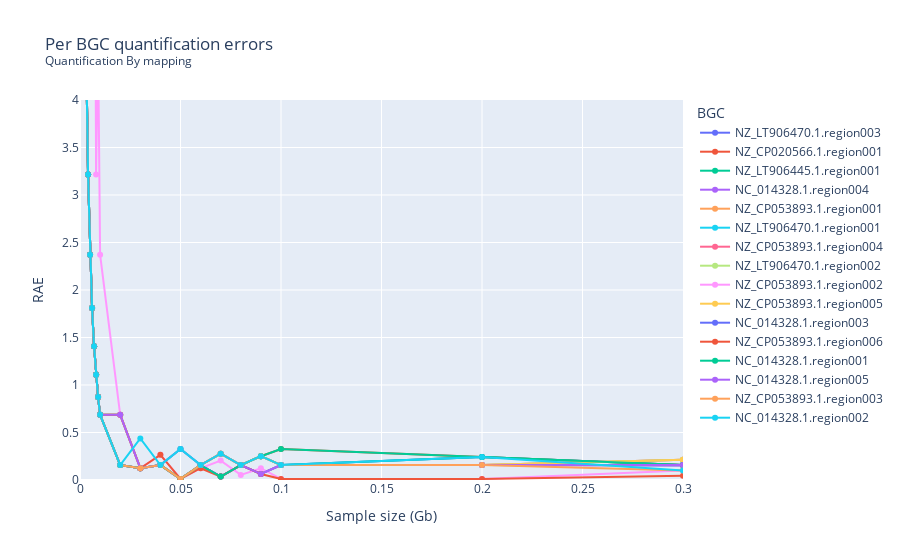

Notebook cell for this chart:
### Code cell
fig = px.line(df_summary.sort_values("readsGB"), x="readsGB",y="RAE", color="Contig",
        labels={"value": "Error", "readsGB": "Sample size (Gb)","Contig":"BGC"},
              markers=True,
             title="Per BGC quantification errors<br><sup>Quantification By mapping<sup>")
fig.update_layout(xaxis_range=[0,0.35], yaxis_range=[0,4])

### Figure 1 — Plotly figure (JSON) as saved in the notebook; plotly's stock layout.template omitted (floating-point values rounded to 4 significant figures)
{"data": [{"hovertemplate": "BGC=NZ_LT906470.1.region003<br>Sample size (Gb)=%{x}<br>RAE=%{y}<extra></extra>", "legendgroup": "NZ_LT906470.1.region003", "line": {"color": "#636efa", "dash": "solid"}, "marker": {"symbol": "circle"}, "mode": "markers+lines", "name": "NZ_LT906470.1.region003", "orientation": "v", "showlegend": true, "type": "scatter", "x": [0.001, 0.002, 0.003, 0.004, 0.005, 0.006, 0.007, 0.008, 0.009, 0.01, 0.02, 0.03, 0.04, 0.05, 0.06, 0.07, 0.08, 0.09, 0.1, 0.2, 0.3, 0.4, 0.5, 0.6, 0.7, 0.8, 0.9, 1], "xaxis": "x", "y": [15.86, 7.43, 4.62, 3.215, 2.372, 1.81, 1.409, 1.107, 0.8733, 0.686, 0.157, 0.124, 0.157, 0.01159, 0.157, 0.03658, 0.157, 0.2507, 0.157, 0.2413, 0.157, 0.1992, 0.1907, 0.1851, 0.157, 0.1781, 0.1757, 0.157], "yaxis": "y"}, {"hovertemplate": "BGC=NZ_CP020566.1.region001<br>Sample size (Gb)=%{x}<br>RAE=%{y}<extra></extra>", "legendgroup": "NZ_CP020566.1.region001", "line": {"color": "#EF553B", "dash": "solid"}, "marker": {"symbol": "circle"}, "mode": "markers+lines", "name": "NZ_CP020566.1.region001", "orientation": "v", "showlegend": true, "type": "scatter", "x": [0.001, 0.002, 0.003, 0.004, 0.005, 0.006, 0.007, 0.008, 0.009, 0.01, 0.02, 0.03, 0.04, 0.05, 0.06, 0.07, 0.08, 0.09, 0.1, 0.2, 0.3, 0.4, 0.5, 0.6, 0.7, 0.8, 0.9, 1], "xaxis": "x", "y": [15.86, 7.43, 4.62, 3.215, 2.372, 1.81, 1.409, 1.107, 0.8733, 0.686, 0.157, 0.124, 0.157, 0.01159, 0.157, 0.03658, 0.157, 0.2507, 0.3256, 0.2413, 0.157, 0.1149, 0.1907, 0.157, 0.1088, 0.1781, 0.1383, 0.1739], "yaxis": "y"}, {"hovertemplate": "BGC=NZ_LT906445.1.region001<br>Sample size (Gb)=%{x}<br>RAE=%{y}<extra></extra>", "legendgroup": "NZ_LT906445.1.region001", "line": {"color": "#00cc96", "dash": "solid"}, "marker": {"symbol": "circle"}, "mode": "markers+lines", "name": "NZ_LT906445.1.region001", "orientation": "v", "showlegend": true, "type": "scatter", "x": [0.001, 0.002, 0.003, 0.004, 0.005, 0.006, 0.007, 0.008, 0.009, 0.01, 0.02, 0.03, 0.04, 0.05, 0.06, 0.07, 0.08, 0.09, 0.1, 0.2, 0.3, 0.4, 0.5, 0.6, 0.7, 0.8, 0.9, 1], "xaxis": "x", "y": [15.86, 7.43, 4.62, 3.215, 2.372, 1.81, 1.409, 1.107, 0.8733, 0.686, 0.686, 0.124, 0.157, 0.3256, 0.157, 0.2774, 0.157, 0.2507, 0.157, 0.2413, 0.157, 0.1992, 0.1907, 0.1851, 0.1811, 0.157, 0.157, 0.157], "yaxis": "y"}, {"hovertemplate": "BGC=NC_014328.1.region004<br>Sample size (Gb)=%{x}<br>RAE=%{y}<extra></extra>", "legendgroup": "NC_014328.1.region004", "line": {"color": "#ab63fa", "dash": "solid"}, "marker": {"symbol": "circle"}, "mode": "markers+lines", "name": "NC_014328.1.region004", "orientation": "v", "showlegend": true, "type": "scatter", "x": [0.001, 0.002, 0.003, 0.004, 0.005, 0.006, 0.007, 0.008, 0.009, 0.01, 0.02, 0.03, 0.04, 0.05, 0.06, 0.07, 0.08, 0.09, 0.1, 0.2, 0.3, 0.4, 0.5, 0.6, 0.7, 0.8, 0.9, 1], "xaxis": "x", "y": [15.86, 7.43, 4.62, 3.215, 2.372, 1.81, 1.409, 1.107, 0.8733, 0.686, 0.157, 0.124, 0.157, 0.01159, 0.157, 0.2774, 0.157, 0.06334, 0.157, 0.157, 0.2132, 0.1149, 0.1907, 0.157, 0.157, 0.1781, 0.157, 0.157], "yaxis": "y"}, {"hovertemplate": "BGC=NZ_CP053893.1.region001<br>Sample size (Gb)=%{x}<br>RAE=%{y}<extra></extra>", "legendgroup": "NZ_CP053893.1.region001", "line": {"color": "#FFA15A", "dash": "solid"}, "marker": {"symbol": "circle"}, "mode": "markers+lines", "name": "NZ_CP053893.1.region001", "orientation": "v", "showlegend": true, "type": "scatter", "x": [0.001, 0.002, 0.003, 0.004, 0.005, 0.006, 0.007, 0.008, 0.009, 0.01, 0.02, 0.03, 0.04, 0.05, 0.06, 0.07, 0.08, 0.09, 0.1, 0.2, 0.3, 0.4, 0.5, 0.6, 0.7, 0.8, 0.9, 1], "xaxis": "x", "y": [15.86, 7.43, 4.62, 3.215, 2.372, 1.81, 1.409, 1.107, 0.8733, 0.686, 0.686, 0.124, 0.157, 0.01159, 0.157, 0.2774, 0.157, 0.2507, 0.157, 0.157, 0.2132, 0.1992, 0.157, 0.157, 0.157, 0.1781, 0.157, 0.1401], "yaxis": "y"}, {"hovertemplate": "BGC=NZ_LT906470.1.region001<br>Sample size (Gb)=%{x}<br>RAE=%{y}<extra></extra>", "legendgroup": "NZ_LT906470.1.region001", "line": {"color": "#19d3f3", "dash": "solid"}, "marker": {"symbol": "circle"}, "mode": "markers+lines", "name": "NZ_LT906470.1.region001", "orientation": "v", "showlegend": true, "type": "scatter", "x": [0.001, 0.002, 0.003, 0.004, 0.005, 0.006, 0.007, 0.008, 0.009, 0.01, 0.02, 0.03, 0.04, 0.05, 0.06, 0.07, 0.08, 0.09, 0.1, 0.2, 0.3, 0.4, 0.5, 0.6, 0.7, 0.8, 0.9, 1], "xaxis": "x", "y": [15.86, 7.43, 4.62, 3.215, 2.372, 1.81, 1.409, 1.107, 0.8733, 0.686, 0.157, 0.124, 0.157, 0.01159, 0.157, 0.03658, 0.157, 0.2507, 0.157, 0.157, 0.157, 0.157, 0.1233, 0.1008, 0.1329, 0.1781, 0.1383, 0.157], "yaxis": "y"}, {"hovertemplate": "BGC=NZ_CP053893.1.region004<br>Sample size (Gb)=%{x}<br>RAE=%{y}<extra></extra>", "legendgroup": "NZ_CP053893.1.region004", "line": {"color": "#FF6692", "dash": "solid"}, "marker": {"symbol": "circle"}, "mode": "markers+lines", "name": "NZ_CP053893.1.region004", "orientation": "v", "showlegend": true, "type": "scatter", "x": [0.001, 0.002, 0.003, 0.004, 0.005, 0.006, 0.007, 0.008, 0.009, 0.01, 0.02, 0.03, 0.04, 0.05, 0.06, 0.07, 0.08, 0.09, 0.1, 0.2, 0.3, 0.4, 0.5, 0.6, 0.7, 0.8, 0.9, 1], "xaxis": "x", "y": [15.86, 7.43, 4.62, 3.215, 2.372, 1.81, 1.409, 1.107, 0.8733, 0.686, 0.157, 0.124, 0.157, 0.01159, 0.157, 0.03658, 0.157, 0.06334, 0.157, 0.157, 0.157, 0.157, 0.157, 0.1851, 0.1811, 0.1149, 0.1383, 0.1401], "yaxis": "y"}, {"hovertemplate": "BGC=NZ_LT906470.1.region002<br>Sample size (Gb)=%{x}<br>RAE=%{y}<extra></extra>", "legendgroup": "NZ_LT906470.1.region002", "line": {"color": "#B6E880", "dash": "solid"}, "marker": {"symbol": "circle"}, "mode": "markers+lines", "name": "NZ_LT906470.1.region002", "orientation": "v", "showlegend": true, "type": "scatter", "x": [0.001, 0.002, 0.003, 0.004, 0.005, 0.006, 0.007, 0.008, 0.009, 0.01, 0.02, 0.03, 0.04, 0.05, 0.06, 0.07, 0.08, 0.09, 0.1, 0.2, 0.3, 0.4, 0.5, 0.6, 0.7, 0.8, 0.9, 1], "xaxis": "x", "y": [15.86, 7.43, 4.62, 3.215, 2.372, 1.81, 1.409, 1.107, 0.8733, 0.686, 0.686, 0.124, 0.157, 0.01159, 0.157, 0.2774, 0.157, 0.06334, 0.157, 0.157, 0.2132, 0.1992, 0.1233, 0.1289, 0.157, 0.157, 0.1195, 0.1401], "yaxis": "y"}, {"hovertemplate": "BGC=NZ_CP053893.1.region002<br>Sample size (Gb)=%{x}<br>RAE=%{y}<extra></extra>", "legendgroup": "NZ_CP053893.1.region002", "line": {"color": "#FF97FF", "dash": "solid"}, "marker": {"symbol": "circle"}, "mode": "markers+lines", "name": "NZ_CP053893.1.region002", "orientation": "v", "showlegend": true, "type": "scatter", "x": [0.001, 0.002, 0.003, 0.004, 0.005, 0.006, 0.007, 0.008, 0.009, 0.01, 0.02, 0.03, 0.04, 0.05, 0.06, 0.07, 0.08, 0.09, 0.1, 0.2, 0.3, 0.4, 0.5, 0.6, 0.7, 0.8, 0.9, 1], "xaxis": "x", "y": [15.86, 15.86, 10.24, 11.64, 9.116, 10.24, 8.634, 3.215, 4.62, 2.372, 0.686, 0.124, 0.2645, 0.01159, 0.124, 0.2043, 0.05374, 0.124, 0.01159, 0.01159, 0.1008, 0.1149, 0.08957, 0.07271, 0.1088, 0.09378, 0.1008, 0.08957], "yaxis": "y"}, {"hovertemplate": "BGC=NZ_CP053893.1.region005<br>Sample size (Gb)=%{x}<br>RAE=%{y}<extra></extra>", "legendgroup": "NZ_CP053893.1.region005", "line": {"color": "#FECB52", "dash": "solid"}, "marker": {"symbol": "circle"}, "mode": "markers+lines", "name": "NZ_CP053893.1.region005", "orientation": "v", "showlegend": true, "type": "scatter", "x": [0.001, 0.002, 0.003, 0.004, 0.005, 0.006, 0.007, 0.008, 0.009, 0.01, 0.02, 0.03, 0.04, 0.05, 0.06, 0.07, 0.08, 0.09, 0.1, 0.2, 0.3, 0.4, 0.5, 0.6, 0.7, 0.8, 0.9, 1], "xaxis": "x", "y": [15.86, 7.43, 4.62, 3.215, 2.372, 1.81, 1.409, 1.107, 0.8733, 0.686, 0.157, 0.124, 0.157, 0.01159, 0.157, 0.2774, 0.157, 0.2507, 0.157, 0.157, 0.2132, 0.157, 0.1907, 0.1851, 0.157, 0.157, 0.157, 0.1739], "yaxis": "y"}, {"hovertemplate": "BGC=NC_014328.1.region003<br>Sample size (Gb)=%{x}<br>RAE=%{y}<extra></extra>", "legendgroup": "NC_014328.1.region003", "line": {"color": "#636efa", "dash": "solid"}, "marker": {"symbol": "circle"}, "mode": "markers+lines", "name": "NC_014328.1.region003", "orientation": "v", "showlegend": true, "type": "scatter", "x": [0.001, 0.002, 0.003, 0.004, 0.005, 0.006, 0.007, 0.008, 0.009, 0.01, 0.02, 0.03, 0.04, 0.05, 0.06, 0.07, 0.08, 0.09, 0.1, 0.2, 0.3, 0.4, 0.5, 0.6, 0.7, 0.8, 0.9, 1], "xaxis": "x", "y": [15.86, 7.43, 4.62, 3.215, 2.372, 1.81, 1.409, 1.107, 0.8733, 0.686, 0.157, 0.124, 0.157, 0.01159, 0.157, 0.03658, 0.157, 0.06334, 0.157, 0.157, 0.157, 0.157, 0.1233, 0.1851, 0.157, 0.157, 0.157, 0.1233], "yaxis": "y"}, {"hovertemplate": "BGC=NZ_CP053893.1.region006<br>Sample size (Gb)=%{x}<br>RAE=%{y}<extra></extra>", "legendgroup": "NZ_CP053893.1.region006", "line": {"color": "#EF553B", "dash": "solid"}, "marker": {"symbol": "circle"}, "mode": "markers+lines", "name": "NZ_CP053893.1.region006", "orientation": "v", "showlegend": true, "type": "scatter", "x": [0.001, 0.002, 0.003, 0.004, 0.005, 0.006, 0.007, 0.008, 0.009, 0.01, 0.02, 0.03, 0.04, 0.05, 0.06, 0.07, 0.08, 0.09, 0.1, 0.2, 0.3, 0.4, 0.5, 0.6, 0.7, 0.8, 0.9, 1], "xaxis": "x", "y": [15.86, 7.43, 4.62, 3.215, 2.372, 1.81, 1.409, 1.107, 0.8733, 0.686, 0.686, 0.124, 0.2645, 0.01159, 0.124, 0.03658, 0.157, 0.06334, 0.01159, 0.01159, 0.04461, 0.1149, 0.08957, 0.1008, 0.08475, 0.09378, 0.1383, 0.08957], "yaxis": "y"}, {"hovertemplate": "BGC=NC_014328.1.region001<br>Sample size (Gb)=%{x}<br>RAE=%{y}<extra></extra>", "legendgroup": "NC_014328.1.region001", "line": {"color": "#00cc96", "dash": "solid"}, "marker": {"symbol": "circle"}, "mode": "markers+lines", "name": "NC_014328.1.region001", "orientation": "v", "showlegend": true, "type": "scatter", "x": [0.001, 0.002, 0.003, 0.004, 0.005, 0.006, 0.007, 0.008, 0.009, 0.01, 0.02, 0.03, 0.04, 0.05, 0.06, 0.07, 0.08, 0.09, 0.1, 0.2, 0.3, 0.4, 0.5, 0.6, 0.7, 0.8, 0.9, 1], "xaxis": "x", "y": [15.86, 7.43, 4.62, 3.215, 2.372, 1.81, 1.409, 1.107, 0.8733, 0.686, 0.157, 0.124, 0.157, 0.01159, 0.157, 0.03658, 0.157, 0.2507, 0.3256, 0.2413, 0.157, 0.157, 0.157, 0.157, 0.157, 0.1359, 0.157, 0.157], "yaxis": "y"}, {"hovertemplate": "BGC=NC_014328.1.region005<br>Sample size (Gb)=%{x}<br>RAE=%{y}<extra></extra>", "legendgroup": "NC_014328.1.region005", "line": {"color": "#ab63fa", "dash": "solid"}, "marker": {"symbol": "circle"}, "mode": "markers+lines", "name": "NC_014328.1.region005", "orientation": "v", "showlegend": true, "type": "scatter", "x": [0.001, 0.002, 0.003, 0.004, 0.005, 0.006, 0.007, 0.008, 0.009, 0.01, 0.02, 0.03, 0.04, 0.05, 0.06, 0.07, 0.08, 0.09, 0.1, 0.2, 0.3, 0.4, 0.5, 0.6, 0.7, 0.8, 0.9, 1], "xaxis": "x", "y": [15.86, 7.43, 4.62, 3.215, 2.372, 1.81, 1.409, 1.107, 0.8733, 0.686, 0.686, 0.124, 0.157, 0.3256, 0.157, 0.2774, 0.157, 0.06334, 0.157, 0.157, 0.157, 0.157, 0.157, 0.157, 0.157, 0.1781, 0.157, 0.157], "yaxis": "y"}, {"hovertemplate": "BGC=NZ_CP053893.1.region003<br>Sample size (Gb)=%{x}<br>RAE=%{y}<extra></extra>", "legendgroup": "NZ_CP053893.1.region003", "line": {"color": "#FFA15A", "dash": "solid"}, "marker": {"symbol": "circle"}, "mode": "markers+lines", "name": "NZ_CP053893.1.region003", "orientation": "v", "showlegend": true, "type": "scatter", "x": [0.001, 0.002, 0.003, 0.004, 0.005, 0.006, 0.007, 0.008, 0.009, 0.01, 0.02, 0.03, 0.04, 0.05, 0.06, 0.07, 0.08, 0.09, 0.1, 0.2, 0.3, 0.4, 0.5, 0.6, 0.7, 0.8, 0.9, 1], "xaxis": "x", "y": [15.86, 7.43, 4.62, 3.215, 2.372, 1.81, 1.409, 1.107, 0.8733, 0.686, 0.157, 0.124, 0.157, 0.01159, 0.157, 0.2774, 0.157, 0.2507, 0.157, 0.157, 0.1008, 0.1992, 0.157, 0.157, 0.1811, 0.1781, 0.1383, 0.1739], "yaxis": "y"}, {"hovertemplate": "BGC=NC_014328.1.region002<br>Sample size (Gb)=%{x}<br>RAE=%{y}<extra></extra>", "legendgroup": "NC_014328.1.region002", "line": {"color": "#19d3f3", "dash": "solid"}, "marker": {"symbol": "circle"}, "mode": "markers+lines", "name": "NC_014328.1.region002", "orientation": "v", "showlegend": true, "type": "scatter", "x": [0.002, 0.003, 0.004, 0.005, 0.006, 0.007, 0.008, 0.009, 0.01, 0.02, 0.03, 0.04, 0.05, 0.06, 0.07, 0.08, 0.09, 0.1, 0.2, 0.3, 0.4, 0.5, 0.6, 0.7, 0.8, 0.9, 1], "xaxis": "x", "y": [7.43, 4.62, 3.215, 2.372, 1.81, 1.409, 1.107, 0.8733, 0.686, 0.157, 0.438, 0.157, 0.3256, 0.157, 0.2774, 0.157, 0.2507, 0.157, 0.2413, 0.1008, 0.1992, 0.157, 0.157, 0.157, 0.1359, 0.1757, 0.1907], "yaxis": "y"}], "layout": {"legend": {"title": {"text": "BGC"}, "tracegroupgap": 0}, "title": {"text": "Per BGC quantification errors<br><sup>Quantification By mapping<sup>"}, "xaxis": {"anchor": "y", "domain": [0, 1], "range": [0, 0.3], "title": {"text": "Sample size (Gb)"}}, "yaxis": {"anchor": "x", "domain": [0, 1], "range": [0, 4], "title": {"text": "RAE"}}}}
